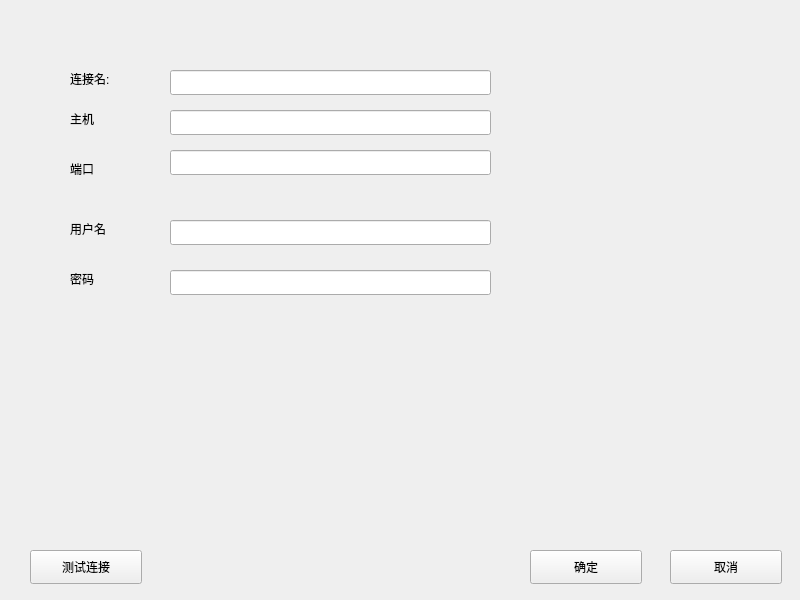
<?xml version="1.0" encoding="UTF-8"?>
<ui version="4.0">
 <class>NewConUI</class>
 <widget class="QMainWindow" name="NewConUI">
  <property name="geometry">
   <rect>
    <x>0</x>
    <y>0</y>
    <width>800</width>
    <height>600</height>
   </rect>
  </property>
  <property name="windowTitle">
   <string>新建连接</string>
  </property>
  <widget class="QWidget" name="centralwidget">
   <widget class="QLabel" name="conn_name_label">
    <property name="geometry">
     <rect>
      <x>70</x>
      <y>70</y>
      <width>81</width>
      <height>18</height>
     </rect>
    </property>
    <property name="text">
     <string>连接名:</string>
    </property>
   </widget>
   <widget class="QLabel" name="conn_ip_label">
    <property name="geometry">
     <rect>
      <x>70</x>
      <y>110</y>
      <width>81</width>
      <height>18</height>
     </rect>
    </property>
    <property name="text">
     <string>主机</string>
    </property>
   </widget>
   <widget class="QLabel" name="conn_port_label">
    <property name="geometry">
     <rect>
      <x>70</x>
      <y>160</y>
      <width>81</width>
      <height>18</height>
     </rect>
    </property>
    <property name="text">
     <string>端口</string>
    </property>
   </widget>
   <widget class="QLabel" name="conn_user_label">
    <property name="geometry">
     <rect>
      <x>70</x>
      <y>220</y>
      <width>81</width>
      <height>18</height>
     </rect>
    </property>
    <property name="text">
     <string>用户名</string>
    </property>
   </widget>
   <widget class="QLabel" name="conn_pwd_label">
    <property name="geometry">
     <rect>
      <x>70</x>
      <y>270</y>
      <width>81</width>
      <height>18</height>
     </rect>
    </property>
    <property name="text">
     <string>密码</string>
    </property>
   </widget>
   <widget class="QLineEdit" name="conn_name_lineedit">
    <property name="geometry">
     <rect>
      <x>170</x>
      <y>70</y>
      <width>321</width>
      <height>25</height>
     </rect>
    </property>
   </widget>
   <widget class="QLineEdit" name="conn_ip_lineedit">
    <property name="geometry">
     <rect>
      <x>170</x>
      <y>110</y>
      <width>321</width>
      <height>25</height>
     </rect>
    </property>
   </widget>
   <widget class="QLineEdit" name="conn_port_lineedit">
    <property name="geometry">
     <rect>
      <x>170</x>
      <y>150</y>
      <width>321</width>
      <height>25</height>
     </rect>
    </property>
   </widget>
   <widget class="QLineEdit" name="conn_user_lineedit">
    <property name="geometry">
     <rect>
      <x>170</x>
      <y>220</y>
      <width>321</width>
      <height>25</height>
     </rect>
    </property>
   </widget>
   <widget class="QLineEdit" name="conn_pwd_lineedit">
    <property name="geometry">
     <rect>
      <x>170</x>
      <y>270</y>
      <width>321</width>
      <height>25</height>
     </rect>
    </property>
    <property name="echoMode">
     <enum>QLineEdit::Password</enum>
    </property>
   </widget>
   <widget class="QPushButton" name="check_pbutton">
    <property name="geometry">
     <rect>
      <x>530</x>
      <y>550</y>
      <width>112</width>
      <height>34</height>
     </rect>
    </property>
    <property name="text">
     <string>确定</string>
    </property>
   </widget>
   <widget class="QPushButton" name="cancel_pbutton">
    <property name="geometry">
     <rect>
      <x>670</x>
      <y>550</y>
      <width>112</width>
      <height>34</height>
     </rect>
    </property>
    <property name="text">
     <string>取消</string>
    </property>
   </widget>
   <widget class="QPushButton" name="conn_test_pbutton">
    <property name="geometry">
     <rect>
      <x>30</x>
      <y>550</y>
      <width>112</width>
      <height>34</height>
     </rect>
    </property>
    <property name="text">
     <string>测试连接</string>
    </property>
   </widget>
  </widget>
 </widget>
 <resources/>
 <connections/>
</ui>
